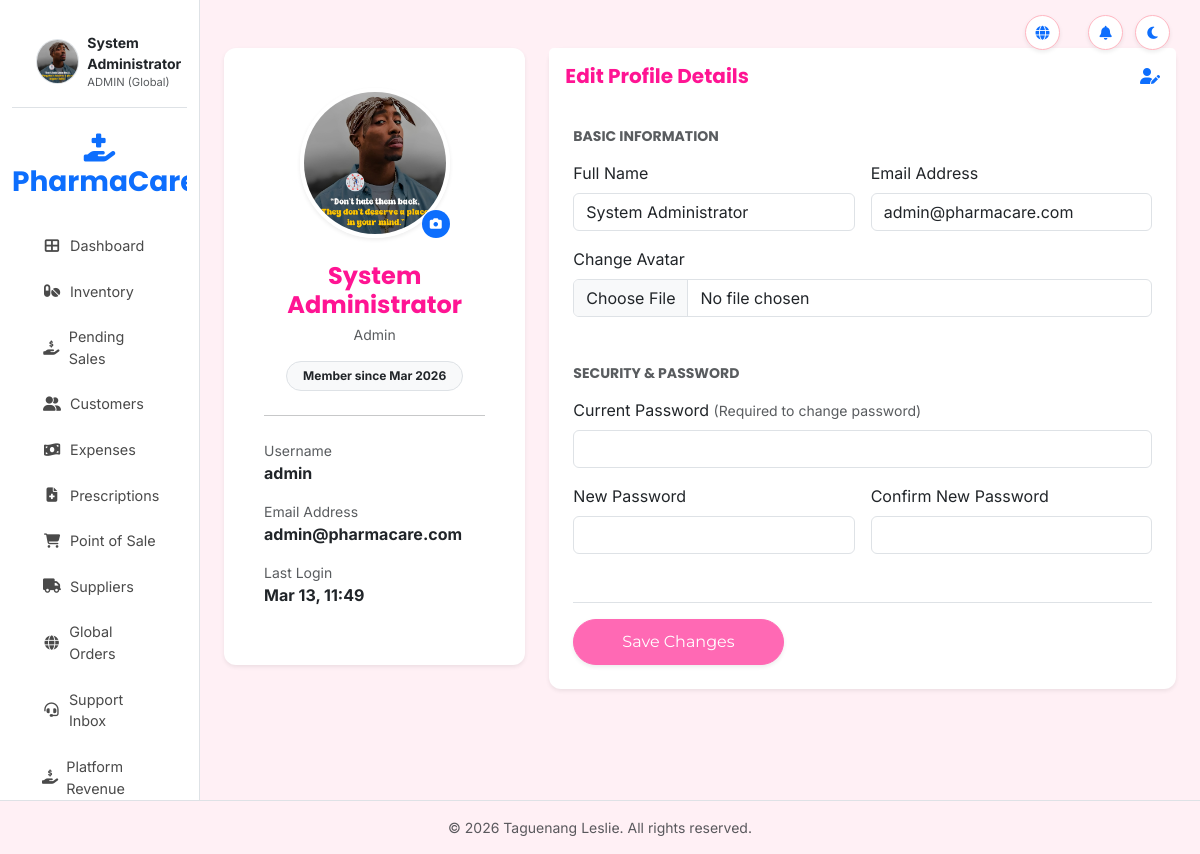
The app's page /profile.php (signed in) with its own data.
### tables this page shows
CREATE TABLE IF NOT EXISTS users (
    id INT PRIMARY KEY AUTO_INCREMENT,
    username VARCHAR(50) UNIQUE NOT NULL,
    email VARCHAR(100) UNIQUE NOT NULL,
    password_hash VARCHAR(255) NOT NULL,
    role ENUM('admin', 'pharmacist', 'cashier', 'customer') NOT NULL,
    full_name VARCHAR(100),
    avatar VARCHAR(255),
    pharmacy_id INT,  
    created_at TIMESTAMP DEFAULT CURRENT_TIMESTAMP,
    last_login TIMESTAMP NULL,
    is_active BOOLEAN DEFAULT TRUE,
    language VARCHAR(10) DEFAULT 'en',  
    last_notif_dismissal TIMESTAMP NULL DEFAULT NULL,
    FOREIGN KEY (pharmacy_id) REFERENCES pharmacies(id) ON DELETE SET NULL
);

### profile.php (the view, shortened to what this page needs)
<?php
require_once 'includes/config/database.php';
$user_id = $_SESSION['user_id'];
$stmt = $pdo->prepare("SELECT * FROM users WHERE id = ?");
$stmt->execute([$user_id]);
$user = $stmt->fetch();
include 'includes/templates/header.php';
?>
<div class="row pt-4">
    <div class="col-lg-4 mb-4">
        <div class="card border-0 shadow-sm text-center p-4 h-100">
            <div class="card-body">
                <div class="position-relative d-inline-block mb-4">
                    <img src="<?php echo $user['avatar'] ? BASE_URL . $user['avatar'] : 'https://via.placeholder.com/150'; ?>" class="rounded-circle shadow-sm border border-4 border-white" style="width: 150px; height: 150px; object-fit: cover;" alt="Avatar">
                    <span class="position-absolute bottom-0 end-0 badge rounded-pill bg-primary p-2">
                        <i class="fas fa-camera"></i>
                    </span>
                </div>
                <h4 class="fw-bold mb-1"><?php echo $user['full_name']; ?></h4>
                <p class="text-muted small mb-3"><?php echo ucfirst($user['role']); ?></p>
                <div class="badge bg-light text-dark border p-2 px-3 rounded-pill">
                    Member since <?php echo date('M Y', strtotime($user['created_at'])); ?>
                </div>
                <hr class="my-4">
                <div class="text-start">
                    <div class="mb-3">
                        <div class="small text-muted">Username</div>
                        <div class="fw-bold"><?php echo $user['username']; ?></div>
                    </div>
                    <div class="mb-3">
                        <div class="small text-muted">Email Address</div>
                        <div class="fw-bold"><?php echo $user['email']; ?></div>
                    </div>
                    <div class="mb-0">
                        <div class="small text-muted">Last Login</div>
                        <div class="fw-bold"><?php echo $user['last_login'] ? date('M d, H:i', strtotime($user['last_login'])) : 'Never'; ?></div>
                    </div>
                </div>
            </div>
        </div>
    </div>
    <div class="col-lg-8">
        <div class="card border-0 shadow-sm h-100">
            <div class="card-header bg-white border-0 py-3 d-flex justify-content-between align-items-center">
                <h5 class="mb-0">Edit Profile Details</h5>
                <i class="fas fa-user-edit text-primary"></i>
            </div>
            <div class="card-body p-4">
                <form action="profile.php" method="POST" enctype="multipart/form-data">
                    <h6 class="text-uppercase small fw-bold text-muted mb-3">Basic Information</h6>
                    <div class="row g-3 mb-4">
                        <div class="col-md-6">
                            <label class="form-label">Full Name</label>
                            <input type="text" name="full_name" class="form-control" value="<?php echo $user['full_name']; ?>" required>
                        </div>
                        <div class="col-md-6">
                            <label class="form-label">Email Address</label>
                            <input type="email" name="email" class="form-control" value="<?php echo $user['email']; ?>" required>
                        </div>
                        <div class="col-md-12">
                            <label class="form-label">Change Avatar</label>
                            <input type="file" name="avatar" class="form-control" accept="image/*">
                        </div>
                    </div>
                    <h6 class="text-uppercase small fw-bold text-muted mb-3 mt-5">Security & Password</h6>
                    <div class="row g-3">
                        <div class="col-md-12">
                            <label class="form-label">Current Password <small class="text-muted">(Required to change password)</small></label>
                            <input type="password" name="current_password" class="form-control">
                        </div>
                        <div class="col-md-6">
                            <label class="form-label">New Password</label>
                            <input type="password" name="new_password" class="form-control">
                        </div>
                        <div class="col-md-6">
                            <label class="form-label">Confirm New Password</label>
                            <input type="password" name="confirm_password" class="form-control">
                        </div>
                    </div>
                    <div class="mt-5 pt-3 border-top">
                        <button type="submit" class="btn btn-primary px-5 shadow-sm rounded-pill">
                            Save Changes
                        </button>
                    </div>
                </form>
            </div>
        </div>
    </div>
</div>
<?php include 'includes/templates/footer.php'; ?>

### assets/css/style.css (style rules this page uses)
:root { --primary-color: #FF69B4; --secondary-color: #FFB6C1; --accent-color: #FF1493; --bg-color: #FFF0F5; --text-color: #4A4A4A; --success-color: #98D8C8; --warning-color: #FFD700; --error-color: #FF6B6B; --white: #FFFFFF; --shadow: 0 4px 6px rgba(0, 0, 0, 0.1); --border-radius: 12px; --glass-bg: rgba(255, 255, 255, 0.8); --glass-border: rgba(255, 255, 255, 0.5); --glass-shadow: 0 8px 32px 0 rgba(31, 38, 135, 0.15); --gradient-1: linear-gradient(135deg, #FF69B4 0%, #FF1493 100%); --gradient-2: linear-gradient(135deg, #FFD700 0%, #FFA500 100%); --gradient-3: linear-gradient(135deg, #FF6B6B 0%, #EE0979 100%); --gradient-4: linear-gradient(135deg, #4facfe 0%, #00f2fe 100%); }
body { background-color: var(--bg-color); color: var(--text-color); font-family: 'Inter', sans-serif; margin: 0; padding: 0; }
h1, h2, h3, h4, h5, h6 { font-family: 'Poppins', sans-serif; font-weight: 700; color: var(--accent-color); }
.btn-primary { background-color: var(--primary-color); border-color: var(--primary-color); border-radius: 50px; padding: 10px 25px; font-family: 'Montserrat', sans-serif; transition: all 0.3s ease; }
.card { border: none; border-radius: var(--border-radius); box-shadow: var(--shadow); transition: transform 0.3s ease; }

### records on screen
users: avatar (picture), full_name "System Administrator", role "Admin", created_at "Mar 2026", username "admin", email "admin@pharmacare.com", last_login "Mar 13, 11:49"

### other values on screen
$_SESSION['full_name'] "System Administrator"
$_SESSION['role'] "ADMIN"
__('dashboard') "Dashboard"
__('inventory') "Inventory"
__('pending_sales') "Pending Sales"
__('customers') "Customers"
__('expenses') "Expenses"
__('prescriptions') "Prescriptions"
__('pos') "Point of Sale"
__('suppliers') "Suppliers"
COPYRIGHT_YEAR "2026"
COPYRIGHT_HOLDER "Taguenang Leslie"
